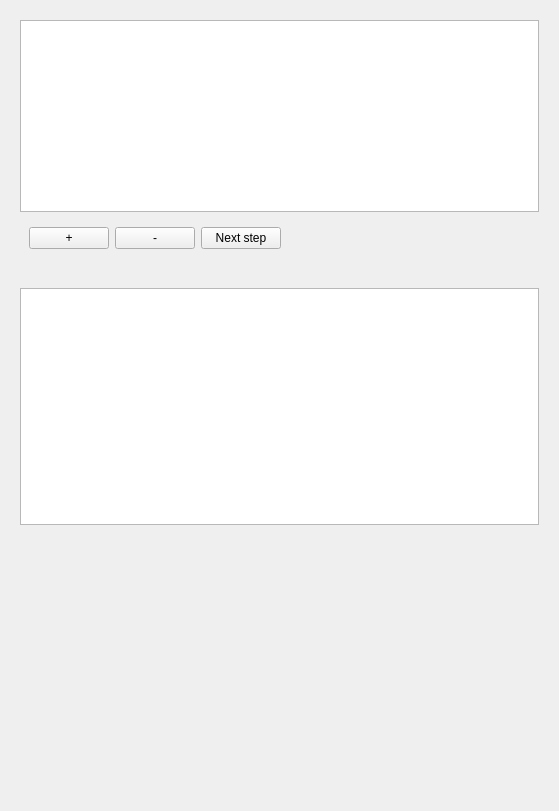
<?xml version="1.0" encoding="UTF-8"?>
<ui version="4.0">
 <class>qSlicerOpenIGTLinkIFModule</class>
 <widget class="qSlicerWidget" name="qSlicerOpenIGTLinkIFModule">
  <property name="geometry">
   <rect>
    <x>0</x>
    <y>0</y>
    <width>559</width>
    <height>811</height>
   </rect>
  </property>
  <property name="windowTitle">
   <string>Form</string>
  </property>
  <layout class="QGridLayout" name="gridLayout">
   <item row="3" column="0" colspan="2">
    <spacer name="VerticalSpacer">
     <property name="orientation">
      <enum>Qt::Vertical</enum>
     </property>
     <property name="sizeHint" stdset="0">
      <size>
       <width>20</width>
       <height>40</height>
      </size>
     </property>
    </spacer>
   </item>
   <item row="0" column="0" colspan="2">
    <widget class="ctkCollapsibleButton" name="ConnectorListFrame" native="true">
     <property name="text" stdset="0">
      <string>Connectors</string>
     </property>
     <layout class="QVBoxLayout" name="ConnectorListLayout">
      <item>
       <widget class="qMRMLIGTLConnectorTreeView" name="ConnectorListView">
        <property name="enabled">
         <bool>true</bool>
        </property>
        <property name="horizontalScrollBarPolicy">
         <enum>Qt::ScrollBarAlwaysOff</enum>
        </property>
       </widget>
      </item>
      <item>
       <widget class="QFrame" name="ConnectorButtonFrame">
        <property name="frameShape">
         <enum>QFrame::NoFrame</enum>
        </property>
        <property name="frameShadow">
         <enum>QFrame::Plain</enum>
        </property>
        <layout class="QHBoxLayout" name="horizontalLayout">
         <item>
          <widget class="QPushButton" name="AddConnectorButton">
           <property name="text">
            <string>+</string>
           </property>
          </widget>
         </item>
         <item>
          <widget class="QPushButton" name="RemoveConnectorButton">
           <property name="text">
            <string>-</string>
           </property>
          </widget>
         </item>
         <item>
          <widget class="QPushButton" name="NextModuleButton">
           <property name="text">
            <string>Next step</string>
           </property>
          </widget>
         </item>
         <item>
          <spacer name="HorizontalSpacer">
           <property name="orientation">
            <enum>Qt::Horizontal</enum>
           </property>
           <property name="sizeHint" stdset="0">
            <size>
             <width>40</width>
             <height>20</height>
            </size>
           </property>
          </spacer>
         </item>
        </layout>
       </widget>
      </item>
      <item>
       <widget class="qSlicerIGTLConnectorPropertyWidget" name="ConnectorPropertyWidget" native="true"/>
      </item>
     </layout>
    </widget>
   </item>
   <item row="2" column="0" colspan="2">
    <widget class="ctkCollapsibleButton" name="IOConfigurationFrame" native="true">
     <property name="text" stdset="0">
      <string>I/O Configuration</string>
     </property>
     <layout class="QVBoxLayout" name="verticalLayout_5">
      <item>
       <widget class="qMRMLIGTLIOTreeView" name="IOTreeView">
        <property name="enabled">
         <bool>true</bool>
        </property>
        <property name="sizePolicy">
         <sizepolicy hsizetype="Expanding" vsizetype="MinimumExpanding">
          <horstretch>0</horstretch>
          <verstretch>0</verstretch>
         </sizepolicy>
        </property>
        <property name="maximumSize">
         <size>
          <width>16777215</width>
          <height>16777215</height>
         </size>
        </property>
        <property name="indentation">
         <number>10</number>
        </property>
        <property name="uniformRowHeights">
         <bool>true</bool>
        </property>
        <property name="itemsExpandable">
         <bool>true</bool>
        </property>
        <property name="expandsOnDoubleClick">
         <bool>true</bool>
        </property>
       </widget>
      </item>
      <item>
       <widget class="qSlicerIGTLIONodeSelectorWidget" name="IGTIONodeSelectorWidget" native="true"/>
      </item>
     </layout>
    </widget>
   </item>
  </layout>
 </widget>
 <customwidgets>
  <customwidget>
   <class>qSlicerWidget</class>
   <extends>QWidget</extends>
   <header>qSlicerWidget.h</header>
   <container>1</container>
  </customwidget>
  <customwidget>
   <class>ctkCollapsibleButton</class>
   <extends>QWidget</extends>
   <header>ctkCollapsibleButton.h</header>
   <container>1</container>
  </customwidget>
  <customwidget>
   <class>qMRMLIGTLConnectorTreeView</class>
   <extends>QTreeView</extends>
   <header>qMRMLIGTLConnectorTreeView.h</header>
  </customwidget>
  <customwidget>
   <class>qSlicerIGTLConnectorPropertyWidget</class>
   <extends>QWidget</extends>
   <header>qSlicerIGTLConnectorPropertyWidget.h</header>
   <container>1</container>
  </customwidget>
  <customwidget>
   <class>qMRMLIGTLIOTreeView</class>
   <extends>QTreeView</extends>
   <header>qMRMLIGTLIOTreeView.h</header>
  </customwidget>
  <customwidget>
   <class>qSlicerIGTLIONodeSelectorWidget</class>
   <extends>QWidget</extends>
   <header>qSlicerIGTLIONodeSelectorWidget.h</header>
   <container>1</container>
  </customwidget>
 </customwidgets>
 <resources/>
 <connections/>
</ui>
